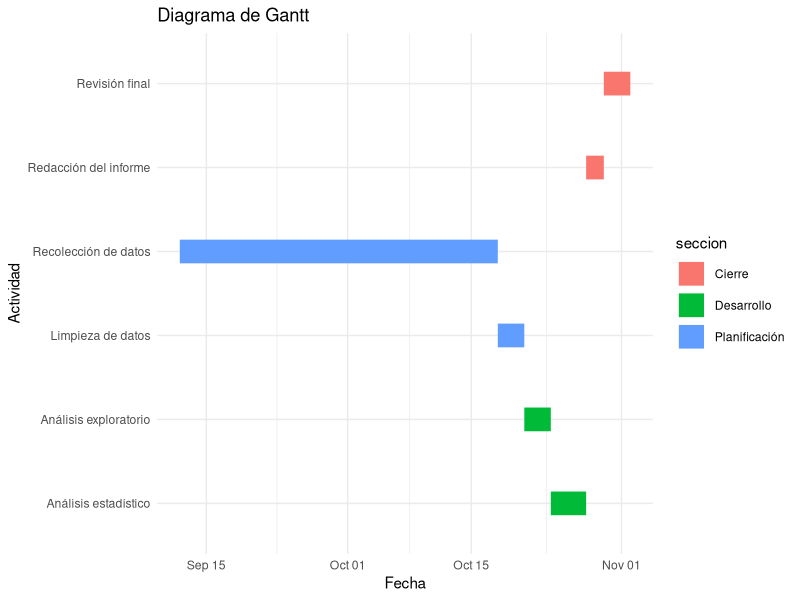

Reproduce this figure in R.
## ---- chunk 1
library(ggplot2)

tareas <- data.frame(
  tarea = c(
    "Recolección de datos",
    "Limpieza de datos",
    "Análisis exploratorio",
    "Análisis estadístico",
    "Redacción del informe",
    "Revisión final"
  ),
  inicio = as.Date(c(
    "2026-09-12", "2026-10-18", "2026-10-21", "2026-10-24", "2026-10-28", "2026-10-30"  # TODO: completar fechas "YYYY-MM-DD"
  )),
  fin = as.Date(c(
    "2026-10-18", "2026-10-21", "2026-10-24", "2026-10-28", "2026-10-30", "2026-11-02"  # TODO: completar fechas "YYYY-MM-DD"
  )),
  seccion = c(
    "Planificación",
    "Planificación",
    "Desarrollo",
    "Desarrollo",
    "Cierre",
    "Cierre"
  )
)

ggplot(tareas,
       aes(x = inicio,
           xend = fin,
           y = tarea,
           yend = tarea,
           color = seccion)) +
  geom_segment(linewidth = 8) +
  labs(title = "Diagrama de Gantt",
       x = "Fecha",
       y = "Actividad") +
  theme_minimal()
## ---- chunk 2
library(readr)
library(dplyr)
library(tidyverse)
library(ggplot2)

DF <- read_csv("RespuestasDiario.csv")
## ---- chunk 3
names(DF)
DFL <- DF
## ---- chunk 4
DFL %>% rename(hora = `Marca temporal`
               , consultas = `¿Cuántas consultas a una IA realizaste hoy?`
               , uso = `¿Cuál fue el uso principal que le diste a la IA hoy?`
               , satisfaccion = `¿Qué nivel de satisfacción tienes con tu avance académico de hoy?`
               , tareas = `¿En cuántas tareas de hoy el uso de la IA te ahorró tiempo?`
               , curso = `¿Cuál es el código del curso sobre el que hiciste la mayoría de tus consultas a la IA hoy?`
               , estudio = `¿Cuántas horas efectivas de estudio acumulaste el día de hoy?`
               , sueno = `¿Cuántas horas dormiste la noche pasada?`
               , comprension = `¿Qué nivel de comprensión tuviste de las actividades académicas que realizaste hoy?`
               , email = `Dirección de correo electrónico`) -> DFL
## ---- chunk 5
DFL <- DFL[, c("hora", "consultas", "uso", "satisfaccion", "tareas", "curso", "estudio", "sueno", "comprension", "email")]
names(DFL)
## ---- chunk 6
DFAuxiliar <- read_csv("CorreosGrupo.csv")
## ---- chunk 7
DFL <- inner_join(DFL, DFAuxiliar, by = "email")
## ---- chunk 8
head(DFL)
## ---- chunk 9
dim(DFL)
head(DFL)
sapply(DFL, class)
## ---- chunk 10
colSums(is.na(DFL))
## ---- chunk 11
round(colSums(is.na(DFL)) / nrow(DFL) * 100, 2)
## ---- chunk 12
sum(DFL$consultas == 0, na.rm = TRUE)
## ---- chunk 13
sum(DFL$tareas == 0, na.rm = TRUE)
## ---- chunk 14
sum(DFL$estudio == 0, na.rm = TRUE)
## ---- chunk 15
sum(DFL$sueno == 0, na.rm = TRUE)
## ---- chunk 16
length(unique(DFL$comprension))
unique(DFL$comprension)
## ---- chunk 17
length(unique(DFL$sueno))
unique(DFL$sueno)
## ---- chunk 18
length(unique(DFL$estudio))
unique(DFL$estudio)
## ---- chunk 19
length(unique(DFL$curso))
unique(DFL$curso)
## ---- chunk 20
length(unique(DFL$tareas))
unique(DFL$tareas)
## ---- chunk 21
length(unique(DFL$satisfaccion))
unique(DFL$satisfaccion)
## ---- chunk 22
length(unique(DFL$uso))
unique(DFL$uso)
## ---- chunk 23
length(unique(DFL$consultas))
unique(DFL$consultas)
## ---- chunk 24
# DFL$VARIABLE_CATEGORICA <- recode(
#   DFL$VARIABLE_CATEGORICA,
#   "Categoría larga 1" = "Cat1",
#   "Categoría larga 2" = "Cat2"
# )
## ---- chunk 25
# DFL$VARIABLE_ORDINAL <- factor(
#   DFL$VARIABLE_ORDINAL,
#   levels = c(...),
#   labels = c(...),
#   ordered = TRUE
# )
## ---- chunk 26
# DFL$VARIABLE_NUMERICA <- as.numeric(DFL$VARIABLE_NUMERICA)
# DFL$VARIABLE_CATEGORICA <- as.factor(DFL$VARIABLE_CATEGORICA)
sapply(DFL, class)
## ---- chunk 27
# DFL$VARIABLE <- ifelse(DFL$VARIABLE >= MIN & DFL$VARIABLE <= MAX, DFL$VARIABLE, NA)
## ---- chunk 28
# summary(DFL$VARIABLE)  # TODO: repetir por variable validada
## ---- chunk 29
# boxplot(DFL$VARIABLE,
#         main = "Boxplot - VARIABLE",
#         ylab = "VARIABLE",
#         col = "lightblue")
## ---- chunk 30
# boxplot.stats(DFL$VARIABLE)$out
## ---- chunk 31
# sd(DFL$VARIABLE, na.rm = TRUE)
## ---- chunk 32
# table(DFL$VARIABLE_CATEGORICA)
# prop.table(table(DFL$VARIABLE_CATEGORICA)) * 100
## ---- chunk 33
# tabla_NA <- data.frame(
#   Variable = c(...),
#   Cantidad_NA = c(...),
#   Porcentaje_NA = c(...)
# )
# tabla_NA
## ---- chunk 34
# table(DFL$VARIABLE_CATEGORICA)
# ggplot(DFL, aes(x = VARIABLE_CATEGORICA, fill = VARIABLE_CATEGORICA)) +
#   geom_bar() +
#   labs(title = "TÍTULO", x = "X", y = "Frecuencia") +
#   theme_minimal() + theme(legend.position = "none")
## ---- chunk 35
calcular_descriptores <- function(variable) {
  pctiles <- quantile(variable, c(0.25, 0.50, 0.75), type = 3, na.rm = TRUE)
  stats <- c(
    Media = mean(variable, na.rm = TRUE),
    Mediana = median(variable, na.rm = TRUE),
    Desviacion_Estandar = sd(variable, na.rm = TRUE),
    Varianza = var(variable, na.rm = TRUE),
    Percentil_25 = pctiles[["25%"]],
    Percentil_50 = pctiles[["50%"]],
    Percentil_75 = pctiles[["75%"]],
    IQR = IQR(variable, na.rm = TRUE),
    CV = sd(variable, na.rm = TRUE) / mean(variable, na.rm = TRUE)
  )
  return(round(stats, 2))
}
## ---- chunk 36
# print(calcular_descriptores(DFL$VARIABLE_NUMERICA))  # TODO: repetir por variable
## ---- chunk 37
# ggplot(DFL, aes(x = VARIABLE_NUMERICA)) +
#   geom_histogram(aes(y = after_stat(density)), bins = 15, fill = "#3498db", color = "white") +
#   geom_vline(aes(xintercept = mean(VARIABLE_NUMERICA, na.rm = TRUE)), color = "red", linetype = "dashed") +
#   labs(title = "TÍTULO", x = "X", y = "Densidad") +
#   theme_minimal()
## ---- chunk 38
# ggplot(DFL, aes(x = VARIABLE_A, y = VARIABLE_B, fill = VARIABLE_A)) +
#   geom_boxplot(alpha = 0.7) +
#   labs(title = "TÍTULO", x = "X", y = "Y") +
#   theme_minimal() + theme(legend.position = "none")
